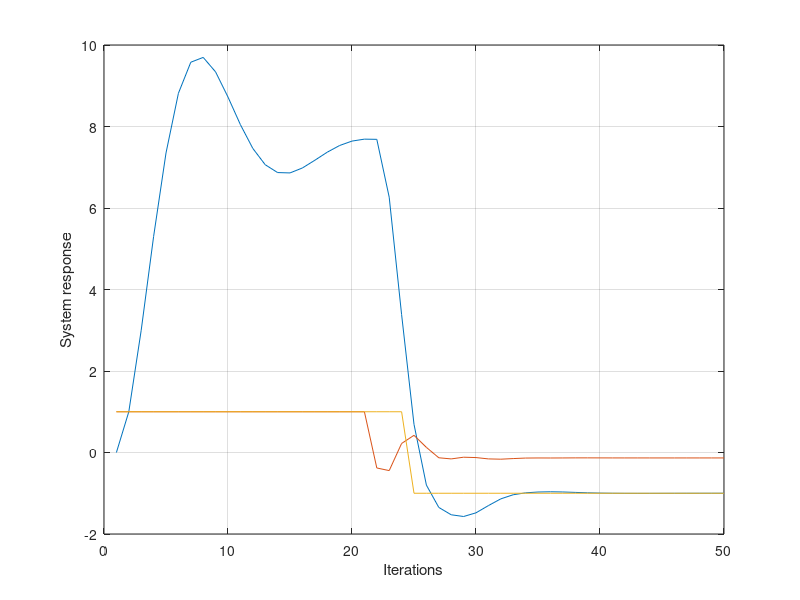

Here is the MATLAB script that generated this plot:
% GPC Generalised predictive controller for na = 2, nb = 1
%     and a control horizon of 4

% Clear the previous set of parameters
clear;

% Set the length of the simulation
stop = 50;

% System parameters
a1 = -1.5;
a2 = 0.7; 
b0 = 1;       
b1 = 0.5;

% Zero previous input and output variables
yt_1 = 0; yt_2 = 0;
ut_1 = 0; ut_2 = 0; 

% Input to the system is a step 
rt = 1; start = 25;

% Set up the reference vector
for i = 1:(stop + 10)
	if i == start
		rt = -1;
	end
	r(i) = rt;
end

% Determine the GPC parameters
a1bar = (1 - a1);
a2bar = (a1-a2);
a3bar = a2;
f10 = a1bar;            f11 = a2bar;            f12 = a3bar;
f20 = f11+a1bar*f10;    f21 = f12+a2bar*f10;    f22 = a3bar*f10;
f30 = f21+a1bar*f20;    f31 = f22+a2bar*f20;    f32 = a3bar*f20;
f40 = f31+a1bar*f30;    f41 = f32+a2bar*f30;    f42 = a3bar*f30;

lambda = input('lambda :');

for i= 1:stop

%       System model
	yt = -a1*yt_1 - a2*yt_2 + b0*ut_1 + b1*ut_2;

%       Controller
	if (i >=start-3)
%         GPC algorithm
	  rd1 = r(i+1) - (f10*yt + f11*yt_1 + f12*yt_2 + b1*(ut_1-ut_2));
	  rd2 = r(i+2) - (f20*yt + f21*yt_1 + f22*yt_2 + b1*(ut_1-ut_2));
	  rd3 = r(i+3) - (f30*yt + f31*yt_1 + f32*yt_2 + b1*(ut_1-ut_2));
	  rd4 = r(i+4) - (f40*yt + f41*yt_1 + f42*yt_2 + b1*(ut_1-ut_2));

	  ut = ut_1 + (b0*rd1 + rd2*(b0*f10+b1) + rd3*(b0*f20+f10*b1) + rd4*(f20*b1+f30*b0))/(b0^2 + (b1+f10*b0)^2 +(f10*b1+f20*b0)^2 + (f20*b1+f30*b0)^2+lambda);
	else
	  ut = r(i);
	end

%       Time shift the variables
	yt_2 = yt_1;
	yt_1 = yt;
	ut_2 = ut_1;
	ut_1 = ut;

%       Store the output of the system
	store(i,1) = yt;
	store(i,2) = ut;

end

% Clear the graphics screen
clf;
plot([store r(1:stop)']);
grid;
xlabel('Iterations'),ylabel('System response');
